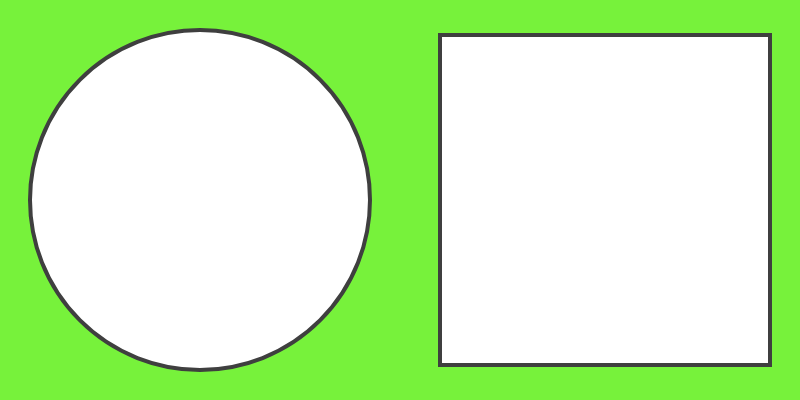
Frame 1 (no input)
Frame 60 (no input): identical to frame 1, image omitted
Frame 120 (the mouse pressed at the canvas centre since frame 60): identical to frame 1, image omitted

The p5.js sketch that drew this single still picture (run headless with seeded random() and noise() and a simulated clock; from frame 60 on, the mouse is pressed at the canvas centre):

// p5.js sketch
// ── sketch.js
function setup() {
  createCanvas(800, 400);
}

function draw() {
  background(119,242,59);
  strokeWeight(4)
  stroke(63,63,63);
  square(440,35,330)
  
  circle(200,200,340)
}
